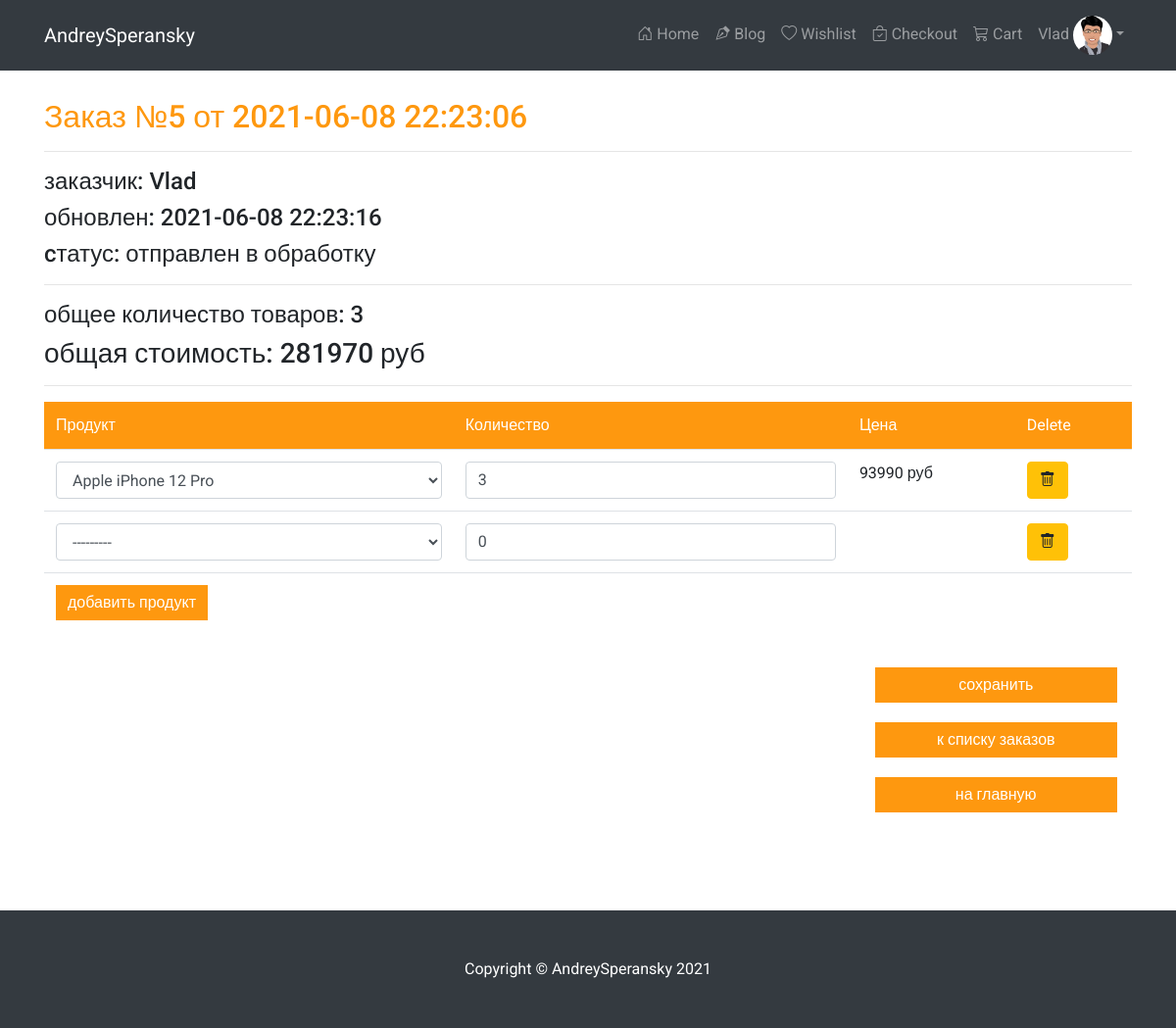
Page /order/update/5/ (signed in) on the committed database.
### authapp/models.py (models this page shows, shortened)
class ShopUser(AbstractUser):
    avatar = models.ImageField(upload_to='avatars/%Y/%m/%d/', verbose_name='аватар', blank=True)

### ordersapp/models.py (models this page shows, shortened)
class Order(models.Model):
    FORMING = 'FM'
    SENT_TO_PROCEED = 'STP'
    PROCEEDED = 'PRD'
    PAID = 'PD'
    READY = 'RDY'
    CANCEL = 'CNC'
    ORDER_STATUS_CHOICES = (
        (FORMING, 'формируется'),
        (SENT_TO_PROCEED, 'отправлен в обработку'),
        (PAID, 'оплачен'),
        (PROCEEDED, 'обрабатывается'),
        (READY, 'готов к выдаче'),
        (CANCEL, 'отменен'),
    )
    user = models.ForeignKey(settings.AUTH_USER_MODEL, on_delete=models.CASCADE)
    created = models.DateTimeField(verbose_name='создан', auto_now_add=True)
    updated = models.DateTimeField(verbose_name='обновлен', auto_now=True)
    status = models.CharField(verbose_name='статус', max_length=3, choices=ORDER_STATUS_CHOICES, default=FORMING)
    is_active = models.BooleanField(verbose_name='активен', default=True)
    class Meta:
        ordering = ('-created',)
        verbose_name = 'заказ'
        verbose_name_plural = 'заказы'
    def get_total_quantity(self):
        items = self.orderitems.select_related()
        return sum(list(map(lambda x: x.quantity, items)))
    def get_total_cost(self):
        items = self.orderitems.select_related()
        return sum(list(map(lambda x: x.quantity * x.product.price, items)))

class OrderItem(models.Model):
    objects = OrderItemQuerySet.as_manager()
    order = models.ForeignKey(Order, related_name="orderitems", on_delete=models.CASCADE)
    product = models.ForeignKey(Product, verbose_name='продукт', on_delete=models.CASCADE)
    quantity = models.PositiveIntegerField(verbose_name='количество', default=0)

### mainapp/models.py (models this page shows, shortened)
class Product(models.Model):
    category = models.ForeignKey(Category, verbose_name='Категория', on_delete=models.CASCADE)
    brand = models.ForeignKey(Brand, verbose_name='Бренд', on_delete=models.CASCADE, default= 1)
    title = models.CharField(max_length=255, verbose_name='Наименование')
    slug = models.SlugField(unique=True)
    image = models.ImageField(upload_to='products/%Y/%m/%d/', verbose_name='Изображение')
    price = models.DecimalField(max_digits=9, decimal_places=0, verbose_name='Цена')
    quantity = models.PositiveIntegerField(verbose_name='количество на складе', default=0)
    is_active = models.BooleanField(default=True)
    is_new = models.BooleanField(default=False)
    is_sale = models.BooleanField(default=False)
    features = models.ManyToManyField(ProductFeatures, blank=True, related_name='features_for_product')
    bookmarks = models.ManyToManyField(
        settings.AUTH_USER_MODEL,
        through='BookmarkProduct',
        related_name='bookmark_creator',
        verbose_name='владелец закладки',
    )
    def __str__(self):
        return self.title

### ordersapp/views.py (the view, shortened to what this page needs)
# urls.py: re_path(r'^update/(?P<pk>\d+)/$', ordersapp.OrderItemsUpdate.as_view(), name='order_update'),
class OrderItemsUpdate(UpdateView):
    model = Order
    fields = []
    success_url = reverse_lazy('ordersapp:orders_list')
    def get_context_data(self, **kwargs):
        data = super(OrderItemsUpdate, self).get_context_data(**kwargs)
        OrderFormSet = inlineformset_factory(Order, OrderItem, form=OrderItemForm, extra=1)
        if self.request.POST:
            data['orderitems'] = OrderFormSet(self.request.POST, instance=self.object)
        else:
            formset = OrderFormSet(instance = self.object)
            for form in formset.forms:
                if form.instance.pk:
                    form.initial['price'] = form.instance.product.price
            data['orderitems'] = formset
        return data

### ordersapp/templates/ordersapp/order_form.html (shortened to what this page needs)
{% extends "ordersapp/base.html" %}
{% load static %}
{% block content %}
{% include 'ordersapp/includes/inc_order_summary.html' %}
<div class="order_form">
  <form action="" method="post">
    <table class="table">
      {% for form in orderitems.forms %}
        {% if forloop.first %}
        <thead>
          <tr>
            {% for field in form.visible_fields %}
            <th class="{% cycle 'td1' 'td2' 'td3' 'td4' %} order formset_td order_menu">
              {{ field.label|capfirst }}
            </th>
            {% endfor %}
          </tr>
        </thead>
        {% endif %}
      <tr class="formset_row">
        {% for field in form.visible_fields %}
        <td class="{% cycle 'td1' 'td2' 'td3' 'td4' %} order formset_td">
          {% if field.name != 'price' %}
            {{ field }}
          {% else %}
            {% if field.value %}
              <span class="orderitems-{{forloop.parentloop.counter0}}-price">
               {{ field.value }}
              </span> руб
            {% endif %}
          {% endif %}
        </td>
        {% endfor %}
      </tr>
      {% endfor %}
    </table>
    <div class="container order-action col-lg-3 float-right">
      <button type="submit" value="сохранить" class="btn btn-primary form-control last">сохранить</button>
      {% include 'ordersapp/includes/inc_order_actions.html' %}
    </div>
  </form>
</div>
{% endblock %}

### templates/includes/inc_navbar.html (shortened to what this page needs)
<nav class="navbar navbar-expand-lg navbar-dark bg-dark fixed-top">
  <div class="container">
    <a class="navbar-brand" href="#">AndreySperansky</a>
    <div class="collapse navbar-collapse" id="navbarResponsive">
      <ul class="navbar-nav ml-auto">
        <li class="nav-item ">
          <a class="nav-link {% if request.resolver_match.url_name == 'index' %}active{% endif %}" href="{% url 'mainapp:index' %}">
            <i class="bi bi-house-door"></i>
            Home
          </a>
        </li>
        <li class="nav-item ">
          <a class="nav-link {% if request.resolver_match.namespace == 'blog' %}active{% endif %}" href="{% url 'blog:main' %}">
            <i class="bi bi-vector-pen"></i>
            Blog
          </a>
        </li>
        <li class="nav-item">
          <a class="nav-link {% if request.resolver_match.url_name == 'bookmarks' %}active{% endif %}" href="{% url 'mainapp:bookmarks' %}">
          <i class="bi bi-heart"></i>
            Wishlist
          </a>
        </li>
        <li class="nav-item">
          <a class="nav-link {% if request.resolver_match.url_name == 'checkout' %}active{% endif %}" href="{% url 'basketapp:checkout' %}">
            <i class="bi bi-bag-check"></i>
            Checkout
          </a>
        </li>
        <li class="nav-item">
          <a class="nav-link {% if request.resolver_match.url_name == 'cart' %}active{% endif %}" href="{% url 'basketapp:cart' %}">
            <i class="bi bi-cart3"></i>
            Cart
          </a>
        </li>
        {% if user.is_authenticated %}
          <li class="nav-item dropdown">
            <a class="nav-link dropdown-toggle" id="userDropdown" href="#" role="button" data-toggle="dropdown"
               aria-haspopup="true" aria-expanded="false">{{ user.first_name|default:'Noname' }} <img
                    src="/media/{{ user.avatar|default:'avatars/avatar-placeholder2.png' }}" alt="..."
                    class="rounded-circle" width="40"></a>
          </li>
        {% endif %}
      </ul>
    </div>
  </div>
</nav>

### ordersapp/templates/ordersapp/includes/inc_order_summary.html (shortened to what this page needs)
{% if object %}
    <div class="h2">Заказ №{{ object.pk }} от {{ object.created|date:"Y-m-d H:i:s" }}</div>
    <hr>
    <div class="h4">заказчик: {{ user.last_name }} {{ user.first_name }} </div>
    <div class="h4">обновлен: {{ object.updated|date:"Y-m-d H:i:s" }}</div>
    <div class="h4">cтатус: {{ object.get_status_display }}</div>
    <hr>
    <div class="h4">
        общее количество товаров: <span class="order_total_quantity">{{ object.get_total_quantity }}</span>
    </div>
    <div class="h3">
        общая стоимость: <span class="order_total_cost">{{ object.get_total_cost }}</span> руб
    </div>
{% endif %}
<hr>

### myshop/static/css/main.css (style rules this page uses)
body { display: flex; flex-direction: column; padding-top: 100px; min-height: 100vh; font-family: 'Roboto', sans-serif; background: none; position: relative; font-weight:400; }
ul li { list-style: none; }
a { -webkit-transition: 300ms; -moz-transition: 300ms; -o-transition: 300ms; transition: 300ms; }
.h2 { color: #FE980F; }
.dropdown-toggle { margin-top: 0 !important; }
.navbar-collapse.collapse { padding-left: 0; }
.navbar-nav { align-items: baseline; }
.user_info input, select, textarea { background: #F0F0E9; border:0; color: #696763; padding: 5px; width: 100%; border-radius: 0; resize: none }
.order_menu { background: #FE980F; color: #fff; font-size: 16px; font-family: 'Roboto', sans-serif; font-weight: normal; }
.table thead th { border: 0 !important; border-spacing: 0 !important; }
.btn-primary { background: #FE980F; color: #FFFFFF; border: 0 none; border-radius: 0; }
.order-action .btn.btn-primary { margin-right: 15px; margin-top: 20px; }
.order-action { padding-bottom: 100px; }
.btn.btn-primary { background:#FE980F; border: 0 none; border-radius: 0; }

### rows in the picture
ShopUser: first_name "Vlad", avatar (picture)
Order: pk "5", created "2021-06-08 22:23:06", updated "2021-06-08 22:23:16", status "отправлен в обработку", get_total_quantity "3", get_total_cost "281970"
Product: value "93990"

### other values in the picture
{{ field.label|capfirst }} "Продукт" "Количество" "Цена" "Delete"
